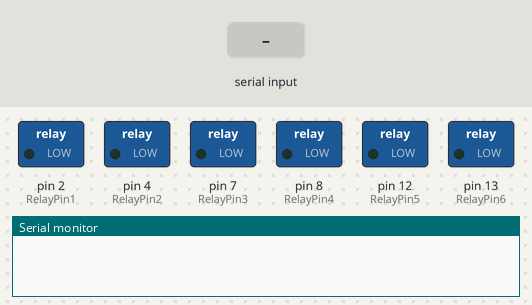
Bench run of a sketch on a simulated Arduino Uno, built with avr-gcc and run on an emulated ATmega328P. Parts: switched loads named in the sketch (green lamp = pin HIGH), the last lines printed to the serial monitor. The test bench sets the inputs (shaded band).

Above: at 1.2 s.
1.3 s: "10\n" received over Serial
At 1.6 s:
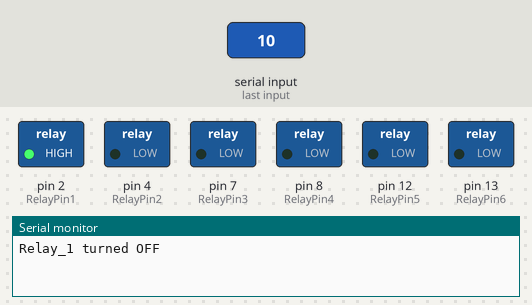
2.8 s: "20\n" received over Serial
At 3.9 s:
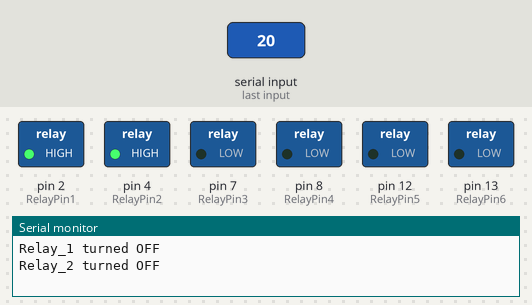
4.3 s: "11\n" received over Serial
At 5.1 s:
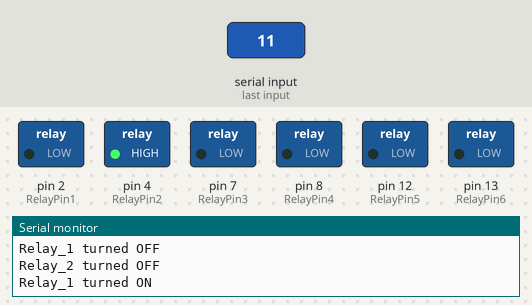
5.8 s: "30\n" received over Serial
At 6.2 s:
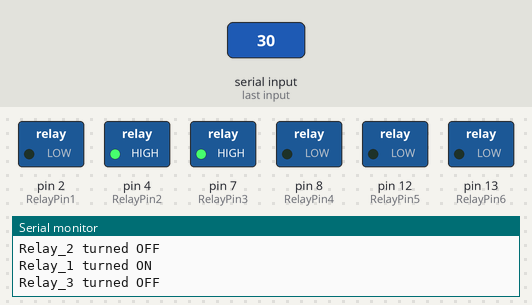
7.3 s: "21\n" received over Serial
At 8.5 s:
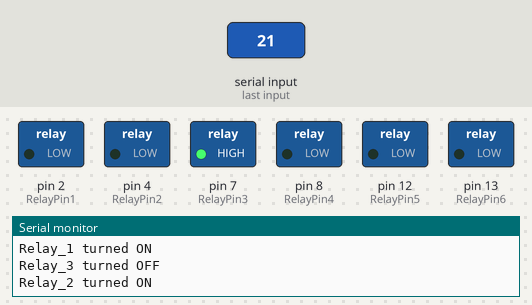
8.8 s: "40\n" received over Serial
At 9.7 s:
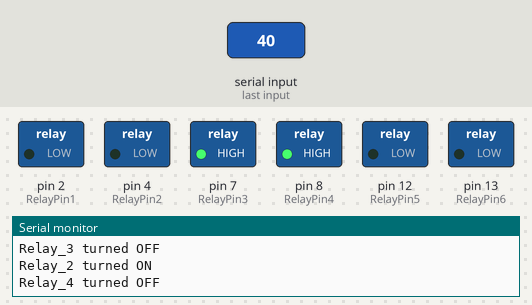
Timing chart, 0 to 11.3 s (numbered marks = the images above; inputs shaded):
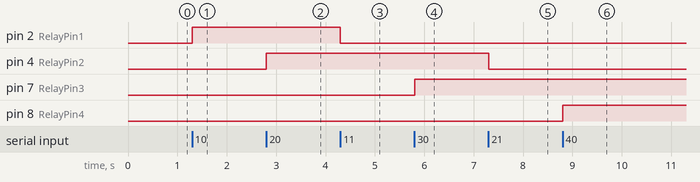

The sketch:

Relay_Control.ino
```cpp
/*
This program is for ACTIVE LOW Relay Board connected to Arduino UNO development board.
2,4,7,8,12 and 13 all these pins are Digital pins of Arduino UNO.
*/
const int RelayPin1 = 2;
const int RelayPin2 = 4;
const int RelayPin3 = 7;
const int RelayPin4 = 8;
const int RelayPin5 = 12;
const int RelayPin6 = 13;

void setup() {
    Serial.begin(9600); // Arduino UNO Baudrate
    /*Keeping All pins in OUTPUT Direction*/
    pinMode(RelayPin1, OUTPUT);
    pinMode(RelayPin2, OUTPUT);
    pinMode(RelayPin3, OUTPUT);
    pinMode(RelayPin4, OUTPUT);
    pinMode(RelayPin5, OUTPUT);
    pinMode(RelayPin6, OUTPUT);
    /*Initially keeping all Relays ON*/
    digitalWrite(RelayPin1,LOW);
    digitalWrite(RelayPin2,LOW);
    digitalWrite(RelayPin3,LOW);
    digitalWrite(RelayPin4,LOW);
    digitalWrite(RelayPin5,LOW);
    digitalWrite(RelayPin6,LOW);
}

void loop() {

    if (Serial.available() > 0) {
     String command = Serial.readStringUntil('\n');
        if (command == "11") {
            digitalWrite(RelayPin1, LOW); // Turn ON the relay
            Serial.println("Relay_1 turned ON");
          }
        else if (command == "10") {
             digitalWrite(RelayPin1, HIGH); // Turn OFF the relay
             Serial.println("Relay_1 turned OFF");
          }
        else if (command == "21") {
             digitalWrite(RelayPin2, LOW); // Turn ON the relay
             Serial.println("Relay_2 turned ON");
          }
        else if (command == "20") {
             digitalWrite(RelayPin2, HIGH); // Turn OFF the relay
             Serial.println("Relay_2 turned OFF");
          }
        else if (command == "31") {
             digitalWrite(RelayPin3, LOW); // Turn ON the relay
             Serial.println("Relay_3 turned ON");
          }
        else if (command == "30") {
             digitalWrite(RelayPin3, HIGH); // Turn OFF the relay
             Serial.println("Relay_3 turned OFF");
          }
        else if (command == "41") {
             digitalWrite(RelayPin4, LOW); // Turn ON the relay
             Serial.println("Relay_4 turned ON");
          }
        else if (command == "40") {
             digitalWrite(RelayPin4, HIGH); // Turn OFF the relay
             Serial.println("Relay_4 turned OFF");
          }
        else if (command == "51") {
             digitalWrite(RelayPin5, LOW); // Turn ON the relay
             Serial.println("Relay_5 turned ON");
          }
        else if (command == "50") {
             digitalWrite(RelayPin5, HIGH); // Turn OFF the relay
             Serial.println("Relay_5 turned OFF");
          }
        else if (command == "61") {
             digitalWrite(RelayPin6, LOW); // Turn ON the relay
             Serial.println("Relay_6 turned ON");
          }
        else if (command == "60") {
             digitalWrite(RelayPin6, HIGH); // Turn OFF the relay
             Serial.println("Relay_6 turned OFF");
          }
    }
}
```

Measured:
- after the input at 1.3 s, pin 2 (RelayPin1): LOW → HIGH at once
- after the input at 2.8 s, pin 4 (RelayPin2): LOW → HIGH at once
- after the input at 4.3 s, pin 2 (RelayPin1): HIGH → LOW at once
- after the input at 5.8 s, pin 7 (RelayPin3): LOW → HIGH at once
- after the input at 7.3 s, pin 4 (RelayPin2): HIGH → LOW at once
- after the input at 8.8 s, pin 8 (RelayPin4): LOW → HIGH at once
